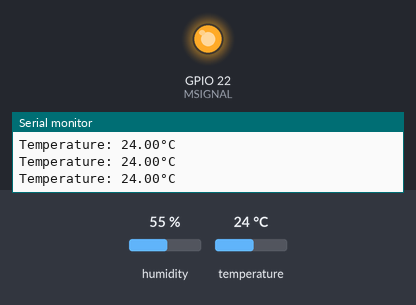
Bench run of a sketch on a simulated ESP32. Parts: output pins drawn as LEDs (lit = HIGH), the last lines printed to the serial monitor. Inputs (shaded band) come from the test bench; at power-on: humidity 55 %, temperature 24 °C.

Above: at 5.0 s.
At 15.0 s:
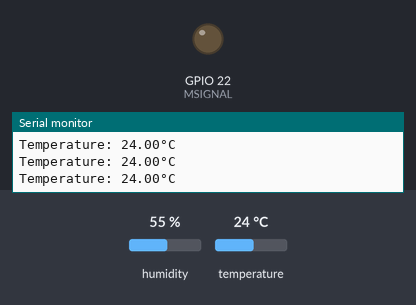
Timing chart, 0 to 26.0 s (numbered marks = the images above):
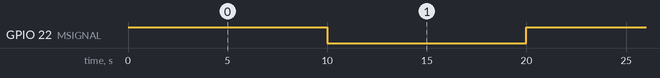

Measured:
- by itself, GPIO 22 (MSIGNAL): alternates HIGH for 10.0 s and LOW for 10.0 s

The sketch:

Lab6_Com5_SMARTOBJ_SETUP.ino
```cpp
//Lab6_Com5
#if CONFIG_FREERTOS_UNICORE
#define ARDUINO_RUNNING_CORE 0
#else
#define ARDUINO_RUNNING_CORE 1
#endif

#include "DHT.h"

#define MSIGNAL 22
#define DHTPIN 18
#define DHTTYPE DHT22

DHT dht(DHTPIN, DHTTYPE);

// define two tasks for Blink & AnalogRead
void TaskMotor( void *pvParameters );
void TaskReadDHT22( void *pvParameters );

// the setup function runs once when you press reset or power the board
void setup() {

  // initialize serial communication at 115200 bits per second:
  Serial.begin(115200);

  // Now set up two tasks to run independently.
  xTaskCreatePinnedToCore(
    TaskMotor
    ,  "TaskMotor"   // A name just for humans
    ,  1024  // This stack size can be checked & adjusted by reading the Stack Highwater
    ,  NULL
    ,  2  // Priority, with 3 (configMAX_PRIORITIES - 1) being the highest, and 0 being the lowest.
    ,  NULL
    ,  ARDUINO_RUNNING_CORE);

  xTaskCreatePinnedToCore(
    TaskReadDHT22
    ,  "ReadDHT22"
    ,  1024  // Stack size
    ,  NULL
    ,  1  // Priority
    ,  NULL
    ,  ARDUINO_RUNNING_CORE);

  // Now the task scheduler, which takes over control of scheduling individual tasks, is automatically started.
}

void loop()
{
  // Empty. Things are done in Tasks.
}

/*--------------------------------------------------*/
/*---------------------- Tasks ---------------------*/
/*--------------------------------------------------*/

void TaskMotor(void *pvParameters)  // This is a task.
{
  (void) pvParameters;

  // initialize digital LED_BUILTIN on pin 13 as an output.
  pinMode(MSIGNAL, OUTPUT);

  for (;;) // A Task shall never return or exit.
  {
    digitalWrite(MSIGNAL, HIGH);   // turn the LED on (HIGH is the voltage level)
    vTaskDelay(10000);  // one tick delay (15ms) in between reads for stability
    digitalWrite(MSIGNAL, LOW);    // turn the LED off by making the voltage LOW
    vTaskDelay(10000);  // one tick delay (15ms) in between reads for stability
  }
}

void TaskReadDHT22(void *pvParameters)  // This is a task.
{
  (void) pvParameters;

  dht.begin();
  for (;;)
  {
    // Read temperature as Celsius (the default)
    float t = dht.readTemperature();
    // Check if any reads failed and exit early (to try again).
    if (isnan(t)) {
      Serial.println(F("Failed to read from DHT sensor!"));
      return;
    }

    Serial.print(F("Temperature: "));
    Serial.print(t);
    Serial.print(F("°C \n"));

    vTaskDelay(2000);  // one tick delay (15ms) in between reads for stability
  }
}
```
